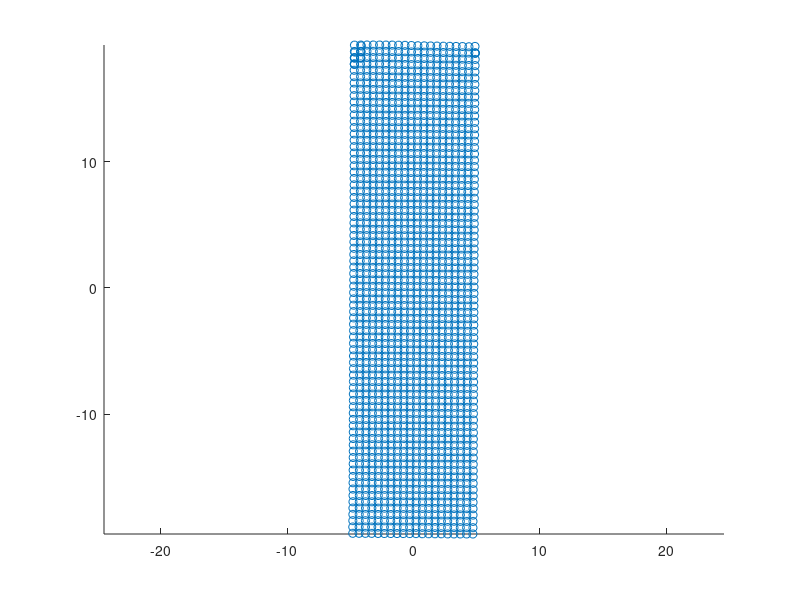
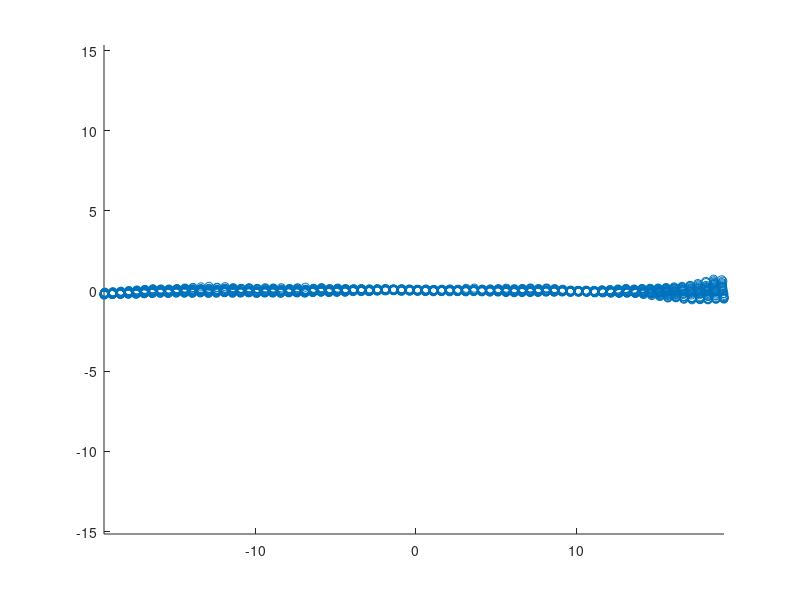
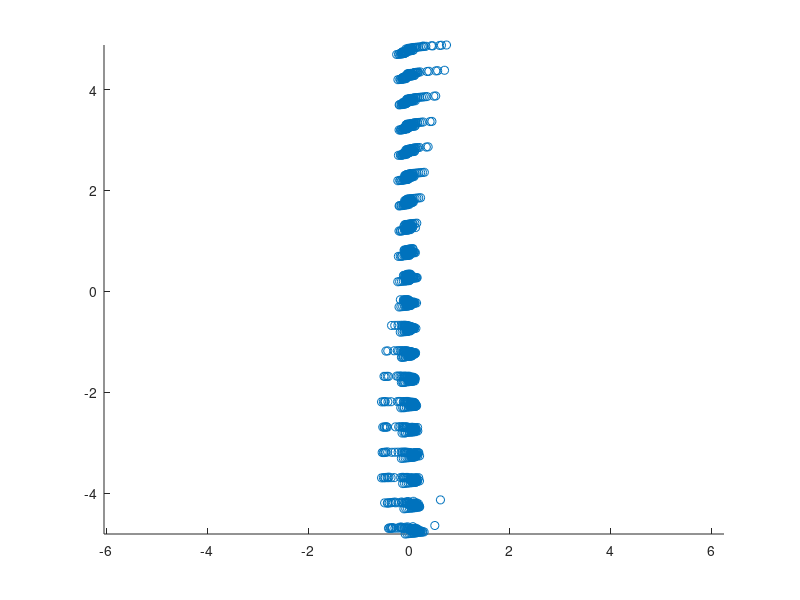

These charts were generated, in order, by the following MATLAB code: (Note: this script raises an error after producing the figures.)
%%
% Based on the extracted voxels. the detection method is applied
clear
load('The_voxels_to_be_detected.mat');

X = Point;
X = X-ones(size(X,1),1)*mean(X);

% Calculate the eigenvalues and eigenvectors of the new covariance matrix.
covarianceMatrix = X'*X/size(X,2); %求出其协方差矩阵
[V, D] = eig(covarianceMatrix);%V columns%  r = covarianceMatrix*V ; p = V*D;
%%
%%plane projection
P_fu = X*[V(1,2),V(2,2),V(3,2);V(1,3),V(2,3),V(3,3)]';
figure, scatter(P_fu(:,1),P_fu(:,2),'r.');
axis equal
P_zheng = X*[V(1,3),V(2,3),V(3,3);V(1,1),V(2,1),V(3,1)]';
figure, scatter(P_zheng(:,1),P_zheng(:,2),'r.');
axis equal
P_ce = X*[V(1,1),V(2,1),V(3,1);V(1,2),V(2,2),V(3,2)]';
figure, scatter(P_ce(:,1),P_ce(:,2),'r.');
axis equal
% %%
[x,lab] = sort(P_fu(:,1));
P_fu = P_fu(lab,:);
% figure,plot(P_fu(:,1),P_fu(:,2))
% axis equal
[x,lab] = sort(P_zheng(:,1));
P_zheng = P_zheng(lab,:);
% figure,plot(P_zheng(:,1),P_zheng(:,2))
% axis equal
[x,lab] = sort(P_ce(:,1));
P_ce = P_ce(lab,:);
% figure,plot(P_ce(:,1),P_ce(:,2))
% axis equal
%% Ship shape coefficients
L = max(P_fu(:,2)) - min(P_fu(:,2));
D = max(P_zheng(:,2)) - min(P_zheng(:,2));
B = max(P_ce(:,2)) - min(P_ce(:,2));
[k,av] = convhull(P_fu);
Cwp = abs(trapz(P_fu(k,1),P_fu(k,2)))/(L*B);%abs(trapz(Poiint(k,1),Poiint(k,2)))
[k,av] = convhull(P_ce);
Cm = abs(trapz(P_ce(k,1),P_ce(k,2)))/(D*B);%abs(trapz(Poiint(k,1),Poiint(k,2)))
%%
%% shipwreck index
sigma1 = 1*1.65;sigma2 = 1*0.47;sigma3 = 1*5;sigma4 = 1*0.035;sigma5 = 1*0.09;
sigma = sigma1*sigma2*sigma3*sigma4*sigma5;
u1 = 6.95;u2 = 2.32;u3 = 17.75;u4 = 0.80;u5 = 0.90;
% LB = L/B; LD = L/D; BD = B/D;
LB = u1+2*sigma1;BD = u2+2*sigma2;LD = u3+2*sigma3;Cwp = u4+2*sigma4;Cm = u5+2*sigma5;
SI = exp(-(LB-u1).^2/(2*sigma1^2))...
    *exp(-(BD-u2).^2/(2*sigma2^2)) * exp(-(LD-u3).^2/(2*sigma3^2))...
     * exp(-(Cwp-u4).^2/(2*sigma4^2))  * exp(-(Cm-u5).^2/(2*sigma5^2))

%% show results
ptCloud = pcread('shipwreck-.pcd');%output_meshnewV
figure,pcshow(ptCloud)
x=double(ptCloud.Location(:,1));y=double(ptCloud.Location(:,2));z=double(ptCloud.Location(:,3));
X=x;Y=y;Z=z;%2*(z-48)
tri=delaunay(X,Y);trisurf(tri,X,Y,Z); 
axis equal
light('position',[30,-70,-70],'style','local','color','w');lighting phong;
shading flat
colormap jet;hold on
% scatter3(X(:),Y(:),Z(:),'r');hold off
[fitresult, gof] = createFit(X, Y, Z);

[xx, yy] = meshgrid(min(X):0.3:max(X), min(Y):0.3:max(Y));
[zz] = griddata(X,Y,Z,xx,yy);
figure, surf(xx,yy,zz)
axis equal
light('position',[50,-30,-70],'style','local','color','w');lighting phong;
